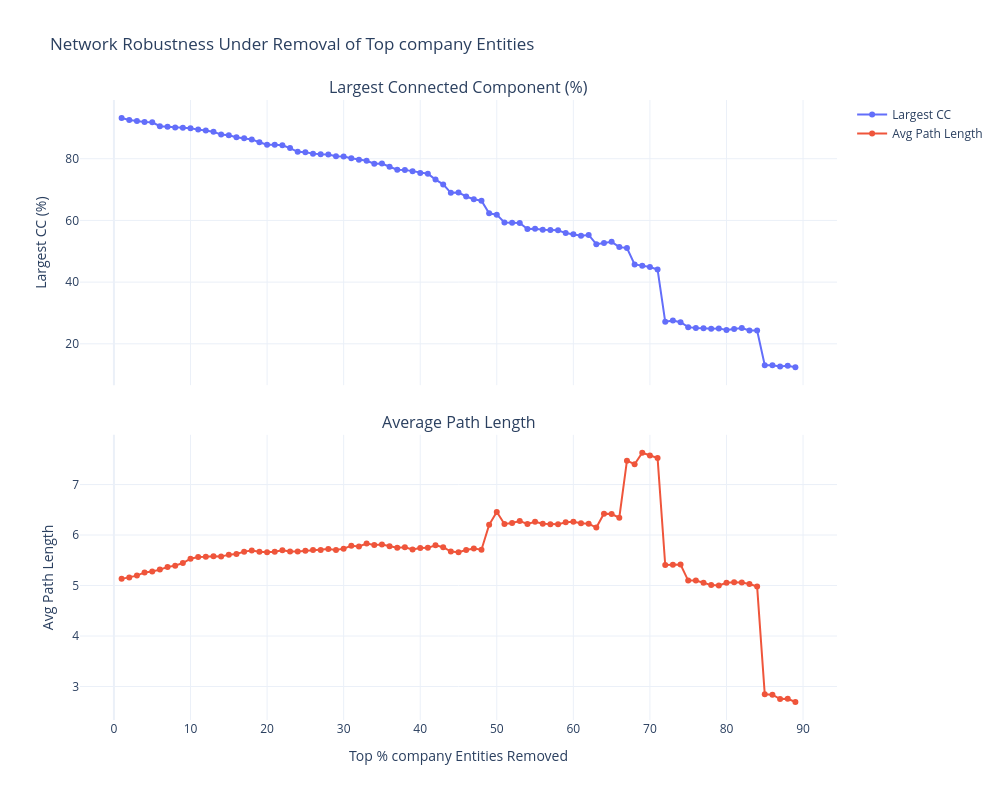

Here is the notebook cell this chart was saved with:
### Code cell
fig = make_subplots(
    rows=2,
    cols=1,
    shared_xaxes=True,
    vertical_spacing=0.08,
    subplot_titles=(
        "Largest Connected Component (%)",
        "Average Path Length"
    )
)

fig.add_trace(
    go.Scatter(
        x=company_lcc_df["removed_pct_company"],
        y=company_lcc_df["largest_cc_pct"],
        mode="lines+markers",
        name="Largest CC"
    ),
    row=1,
    col=1
)

fig.add_trace(
    go.Scatter(
        x=company_lcc_df["removed_pct_company"],
        y=company_lcc_df["avg_path_length"],
        mode="lines+markers",
        name="Avg Path Length"
    ),
    row=2,
    col=1
)

fig.update_xaxes(
    title_text="Top % company Entities Removed",
    row=2,
    col=1
)

fig.update_yaxes(
    title_text="Largest CC (%)",
    row=1,
    col=1
)

fig.update_yaxes(
    title_text="Avg Path Length",
    row=2,
    col=1
)

fig.update_layout(
    template="plotly_white",
    height=800,
    width=1000,
    title="Network Robustness Under Removal of Top company Entities"
)

fig.show()

### Figure 1 — Plotly figure (JSON) as saved in the notebook; plotly's stock layout.template omitted (floating-point values rounded to 4 significant figures)
{"data": [{"mode": "lines+markers", "name": "Largest CC", "type": "scatter", "x": [1, 2, 3, 4, 5, 6, 7, 8, 9, 10, 11, 12, 13, 14, 15, 16, 17, 18, 19, 20, 21, 22, 23, 24, 25, 26, 27, 28, 29, 30, 31, 32, 33, 34, 35, 36, 37, 38, 39, 40, 41, 42, 43, 44, 45, 46, 47, 48, 49, 50, 51, 52, 53, 54, 55, 56, 57, 58, 59, 60, 61, 62, 63, 64, 65, 66, 67, 68, 69, 70, 71, 72, 73, 74, 75, 76, 77, 78, 79, 80, 81, 82, 83, 84, 85, 86, 87, 88, 89], "xaxis": "x", "y": [93.2, 92.59, 92.24, 91.89, 91.82, 90.54, 90.34, 90.13, 90.04, 89.89, 89.44, 89.15, 88.75, 87.83, 87.59, 86.96, 86.65, 86.26, 85.34, 84.53, 84.51, 84.35, 83.45, 82.24, 82.12, 81.65, 81.46, 81.39, 80.82, 80.69, 80.18, 79.64, 79.33, 78.41, 78.47, 77.41, 76.43, 76.39, 75.93, 75.37, 75.15, 73.23, 71.69, 68.95, 69.07, 67.76, 66.88, 66.39, 62.3, 61.86, 59.31, 59.26, 59.15, 57.24, 57.3, 57.01, 56.86, 56.81, 55.89, 55.56, 55.03, 55.29, 52.31, 52.71, 53.06, 51.34, 51.06, 45.74, 45.34, 44.91, 44.07, 27.13, 27.57, 27.01, 25.4, 25.11, 25.08, 24.88, 25.0, 24.5, 24.79, 25.09, 24.33, 24.31, 13.07, 13.06, 12.65, 12.86, 12.42], "yaxis": "y"}, {"mode": "lines+markers", "name": "Avg Path Length", "type": "scatter", "x": [1, 2, 3, 4, 5, 6, 7, 8, 9, 10, 11, 12, 13, 14, 15, 16, 17, 18, 19, 20, 21, 22, 23, 24, 25, 26, 27, 28, 29, 30, 31, 32, 33, 34, 35, 36, 37, 38, 39, 40, 41, 42, 43, 44, 45, 46, 47, 48, 49, 50, 51, 52, 53, 54, 55, 56, 57, 58, 59, 60, 61, 62, 63, 64, 65, 66, 67, 68, 69, 70, 71, 72, 73, 74, 75, 76, 77, 78, 79, 80, 81, 82, 83, 84, 85, 86, 87, 88, 89], "xaxis": "x2", "y": [5.132, 5.159, 5.196, 5.26, 5.278, 5.315, 5.365, 5.393, 5.445, 5.53, 5.564, 5.568, 5.581, 5.573, 5.611, 5.626, 5.671, 5.691, 5.666, 5.657, 5.669, 5.7, 5.674, 5.672, 5.687, 5.701, 5.705, 5.722, 5.703, 5.73, 5.785, 5.773, 5.831, 5.803, 5.81, 5.776, 5.748, 5.759, 5.713, 5.744, 5.746, 5.799, 5.758, 5.673, 5.659, 5.703, 5.731, 5.71, 6.202, 6.456, 6.219, 6.24, 6.277, 6.22, 6.262, 6.223, 6.214, 6.212, 6.254, 6.263, 6.234, 6.224, 6.147, 6.424, 6.415, 6.343, 7.472, 7.401, 7.628, 7.575, 7.524, 5.407, 5.413, 5.416, 5.097, 5.097, 5.055, 5.008, 5.0, 5.054, 5.066, 5.062, 5.029, 4.979, 2.847, 2.837, 2.751, 2.758, 2.693], "yaxis": "y2"}], "layout": {"annotations": [{"font": {"size": 16}, "showarrow": false, "text": "Largest Connected Component (%)", "x": 0.5, "xanchor": "center", "xref": "paper", "y": 1, "yanchor": "bottom", "yref": "paper"}, {"font": {"size": 16}, "showarrow": false, "text": "Average Path Length", "x": 0.5, "xanchor": "center", "xref": "paper", "y": 0.46, "yanchor": "bottom", "yref": "paper"}], "height": 800, "title": {"text": "Network Robustness Under Removal of Top company Entities"}, "width": 1000, "xaxis": {"anchor": "y", "domain": [0, 1], "matches": "x2", "showticklabels": false}, "xaxis2": {"anchor": "y2", "domain": [0, 1], "title": {"text": "Top % company Entities Removed"}}, "yaxis": {"anchor": "x", "domain": [0.54, 1], "title": {"text": "Largest CC (%)"}}, "yaxis2": {"anchor": "x2", "domain": [0, 0.46], "title": {"text": "Avg Path Length"}}}}
